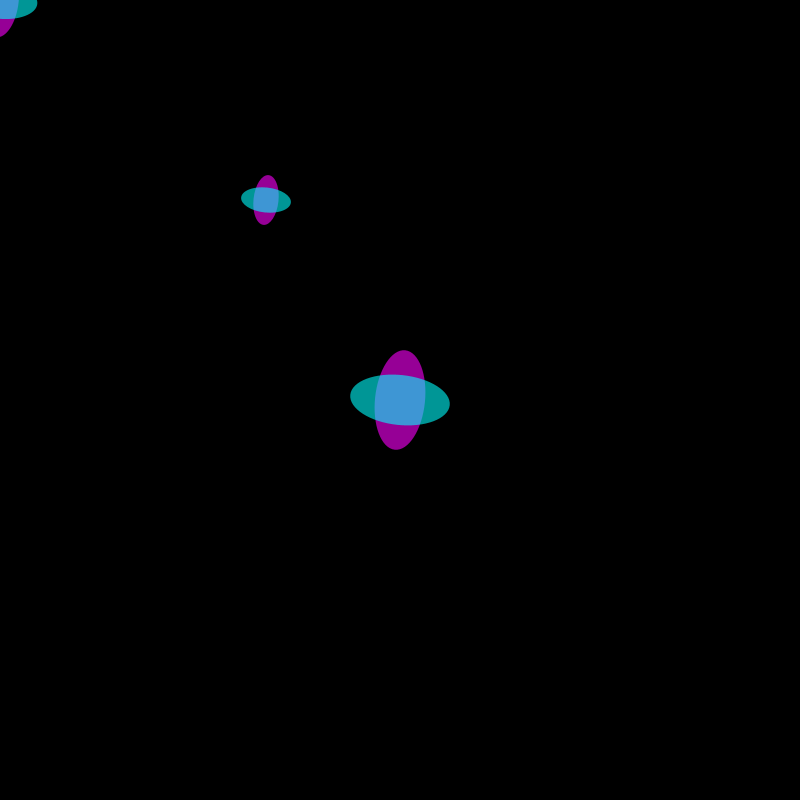
Frame 1 (no input)
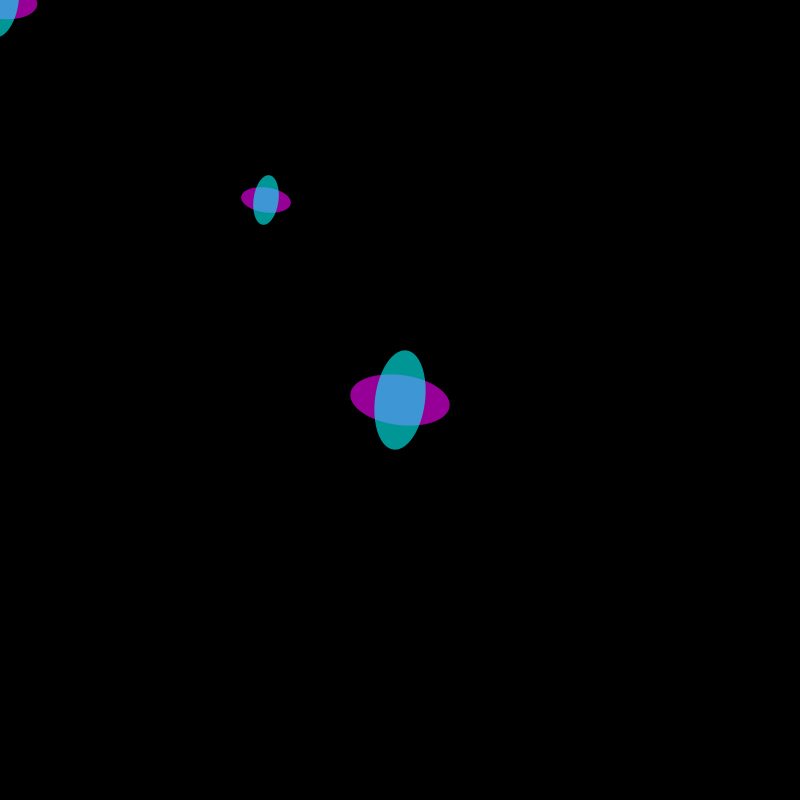
Frame 60 (the mouse pressed at the canvas centre just before this capture)
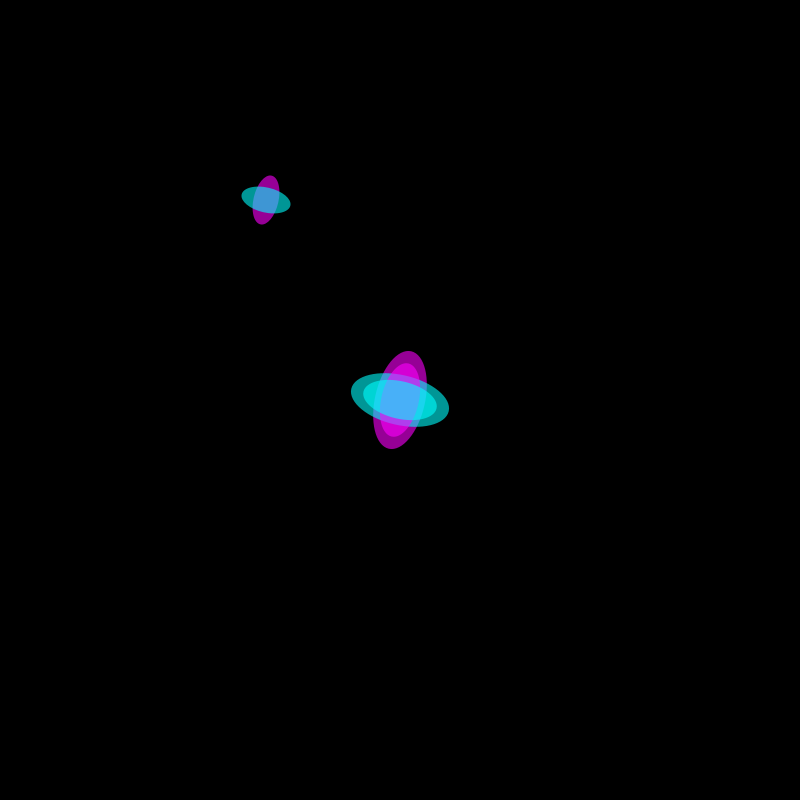
Frame 120 (the mouse held since frame 60 and released just before this capture)

The Processing sketch that drew these frames (run headless with seeded random() and noise(); from frame 60 on, the mouse is pressed at the canvas centre):

// Processing sketch: Prog_III_210901b
// ── Prog_III_210901b.pde
Nave n, n2, n3;

void setup() {
  size(800, 800);
  frameRate(60);
  // llamadas al constructor de la clase Nave(2 veces!)
  n = new Nave(width/2, height/2, 1);
  n2 = new Nave(width/3, height/4, 0.5);
  n3 = new Nave(0, 0, 0.75);
}

void draw() {
  background(0);
  //fill(0,30);
  //rect(0,0,width,height);

  n.display();
  n2.display();
  n3.position(mouseX,mouseY);
  n3.display();
}

// calback
void keyPressed() {
  if (key == 32) {
    n.disparo();
  } 
  if (key == 'a') {
    n2.disparo();
  }
  if (key == 's') {
    n3.disparo();
  }
}

// ── clases.pde
// declaracion de la clase Nave

// un objeto es una entidad que encapsula una serie de datos
// y una cantidad de funciones que operan con esos datos

class Nave {
  int x, y;
  float escala, rota;
  boolean disparo;

  float angulo;
  //int onda;
  
  Onda o = new Onda(0,0,0);  
  // funciones o METODOS
  // constructor
  Nave(int _x, int _y, float _escala) {
    x = _x;
    y = _y;
    escala = _escala;
    rota = 0;
    disparo = false;
    angulo = 0;
  }

  void rotacion() {
    angulo += 0.1;
    rota += 0.1+(0.05 * abs(sin(angulo)));
  }

  void arma() {
    if (disparo) {
      o = new Onda(this.x,this.y,this.escala);
      disparo = false;
    }
    o.display();
  }

  void disparo() {
    disparo = true;
  }
  
  // setter 
  void position(int _x, int _y) {
    x = _x; y = _y;
  }

  void display() {
    this.rotacion();
    this.arma();

    noStroke();  
    // STACK 3D
    pushMatrix();
    translate(x, y);
    scale(escala);
    rotate(rota);
    fill(255, 0, 255, 150);
    ellipse(0, 0, 50, 100);  
    fill(0, 255, 255, 150);
    ellipse(0, 0, 100, 50);
    popMatrix();
  }
}

class Onda {
  int x, y;
  float escala;
  int alcance;
  
  Onda(int _x,int _y,float _escala ) {
    x = _x; 
    y = _y;
    escala = _escala;
    alcance = 0;
  }

  void display() {
    alcance +=50;
    pushMatrix();
    translate(x, y);
    scale(escala);
    stroke(255);
    strokeWeight(3);
    noFill();
    ellipse(0, 0, alcance, alcance);
    popMatrix();
  }
}

/*
   Nave() {
     new Onda();
   }
*/

// ── ideas.pde
/*

>> fondo / ambiente espacio *

>> diferenciar naves

>> efectos de audio / sonido / musica

>> trabajar diseño nave amiga 

*/
